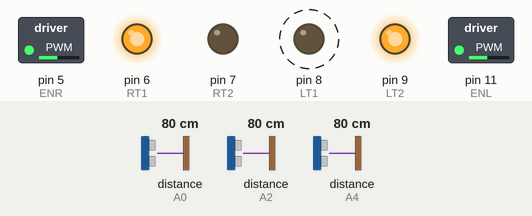
The sketch below on a simulated Arduino Uno, built with avr-gcc and run on an emulated ATmega328P. Parts: switched loads named in the sketch (green lamp = pin HIGH), output pins drawn as LEDs (lit = HIGH). Wiring (inferred from the names in the program): 3 × ultrasonic range finder: trigger A1, echo A0 / trigger A3, echo A2 / trigger A5, echo A4. Dashed ring = blinking. The inputs (shaded band) are chosen by the test bench; at power-on: distance to the obstacle (sensors on A2, A4, A0) 80 cm. The echo pulse lasts 58.3 µs per cm; pins used as bus, display or sensor lines are not drawn.

Above: at 1.9 s.
2.0 s: distance to the obstacle (sensor on A2) set to 19 cm
At 2.29 s:
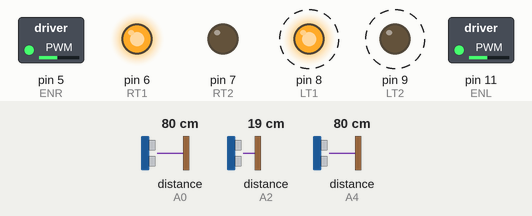
5.5 s: distance to the obstacle (sensor on A2) set to 15 cm
At 6.4 s:
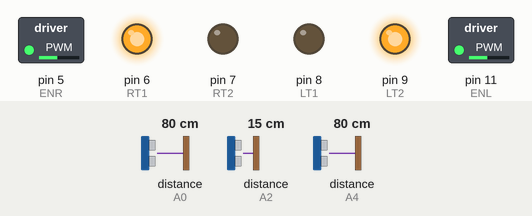
7.0 s: distance to the obstacle (sensor on A4) set to 24 cm
8.5 s: distance to the obstacle (sensor on A4) set to 20 cm
At 9.4 s:
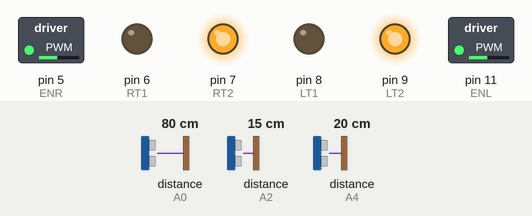
10.0 s: distance to the obstacle (sensor on A4) set to 35 cm
At 10.5 s:
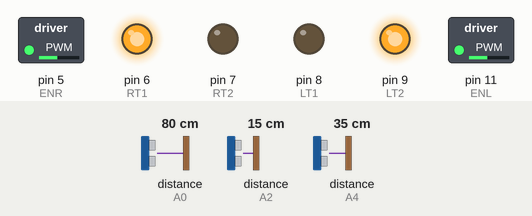
11.5 s: distance to the obstacle (sensor on A4) set to 2 cm
At 12.7 s:
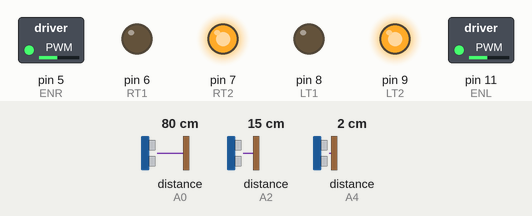
Timing chart, 0 to 14.0 s (numbered marks = the images above; inputs shaded):
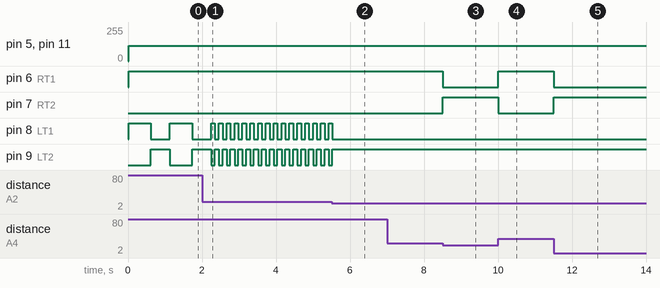

The sketch:

Wall-Following-1.0.ino
```cpp
//Wall Following v1.0
//In this version, three sensor are enabled(front, left and right). This version is finished a week ahead our due, and we choosed v2.0 to be our final version. Note that we move to v2.0 since v1.0 have some bugs.
//pins of right motors.
int RT1 = 6;
int RT2 = 7;
//pins of left motors.
int LT1 = 8;
int LT2 = 9;
//pins to enable motors.
int ENR = 5;
int ENL = 11;
//speed of the motor.
int SPD = 115;
//distance sensor, OUT to send the wave, IN to receive.
int frontOUT = A5;
int frontIN = A4;
int leftOUT = A3;
int leftIN = A2;
int rightOUT = A1;
int rightIN = A0;
//initials for the distance.
int frontDistance = 0;
int leftDistance = 0;
int rightDistance = 0;
//value need later.
int max = 50;
int mid = 15;
int min = 10;
//function to move forward.
void moveForward()
{
        analogWrite(ENR, SPD);
        analogWrite(ENL, SPD);
        digitalWrite(RT1, HIGH);
        digitalWrite(RT2, LOW);
        digitalWrite(LT1, LOW);
        digitalWrite(LT2, HIGH);
}
//function to move backward.
void moveBackward()
{
        analogWrite(ENR, SPD);
        analogWrite(ENL, SPD);
        digitalWrite(RT1, LOW);
        digitalWrite(RT2, HIGH);
        digitalWrite(LT1, HIGH);
        digitalWrite(LT2, LOW);
}
//function to turn right.
void turnRight()
{
        analogWrite(ENR, SPD);
        analogWrite(ENL, SPD);
        digitalWrite(RT1, LOW);
        digitalWrite(RT2, HIGH);
        digitalWrite(LT1, LOW);
        digitalWrite(LT2, HIGH);
}
//function to turn left.
void turnLeft()
{
        analogWrite(ENR, SPD);
        analogWrite(ENL, SPD);
        digitalWrite(RT1, HIGH);
        digitalWrite(RT2, LOW);
        digitalWrite(LT1, HIGH);
        digitalWrite(LT2, LOW);
}
//function to stop.
void stop()
{
        digitalWrite(ENR, LOW);
        digitalWrite(ENL, LOW);
}
//function to measure front distance.
int frontDistanceMeasure()
{
        digitalWrite(frontOUT, LOW);
        delayMicroseconds(2);
        digitalWrite(frontOUT, HIGH);
        delayMicroseconds(20);
        digitalWrite(frontOUT, LOW);
        float fDistance = pulseIn(frontIN, HIGH);
        fDistance = fDistance / 58;
        return (int)fDistance;
}
//function to measure left distance.
int leftDistanceMeasure()
{
        digitalWrite(leftOUT, LOW);
        delayMicroseconds(2);
        digitalWrite(leftOUT, HIGH);
        delayMicroseconds(20);
        digitalWrite(leftOUT, LOW);
        float lDistance = pulseIn(leftIN, HIGH);
        lDistance = lDistance / 58;
        return (int)lDistance;
}
//function to measure right distance.
int rightDistanceMeasure()
{
        digitalWrite(rightOUT, LOW);
        delayMicroseconds(2);
        digitalWrite(rightOUT, HIGH);
        delayMicroseconds(20);
        digitalWrite(rightOUT, LOW);
        float rDistance = pulseIn(rightIN, HIGH);
        rDistance = rDistance / 58;
        return (int)rDistance;
}
//setup the initials.
void setup()
{
        Serial.begin(9600);
        pinMode(RT1, OUTPUT);
        pinMode(RT2, OUTPUT);
        pinMode(LT1, OUTPUT);
        pinMode(LT2, OUTPUT);
        pinMode(ENR, OUTPUT);
        pinMode(ENL, OUTPUT);
        pinMode(frontOUT, OUTPUT);
        pinMode(frontIN, INPUT);
        pinMode(leftOUT, OUTPUT);
        pinMode(leftIN, INPUT);
        pinMode(rightOUT, OUTPUT);
        pinMode(rightIN, INPUT);
        stop();
}
//loop of the program.
void loop()
{
//lable hell.
hell:
        frontDistance = frontDistanceMeasure();
        leftDistance = leftDistanceMeasure();
        rightDistance = rightDistanceMeasure();
        //when there's no wall in front.
        if (frontDistance > 20)
        {
                //if there's a wall on the left.
                if (leftDistance < max)
                {
                        //if car is too close to the wall.
                        if (leftDistance < min)
                        {
                                turnRight();
                                delay(100);
                                moveForward();
                                delay(100);
                                goto hell;
                        }
                        //if car is at right distacnce.
                        else if (leftDistance > min && leftDistance < mid)
                        {
                                moveForward();
                                goto hell;
                        }
                        //if car is too far to the wall.
                        else if (leftDistance > mid)
                        {
                                turnLeft();
                                delay(100);
                                moveForward();
                                delay(100);
                                goto hell;
                        }
                }
                //if the first left sensor has move out of the left wall.
                else if (leftDistance > max)
                {
                        //if the second left sensor have move out of the left wall.
                        if (rightDistance > max)
                        {
                                turnLeft();
                                delay(600);
                                moveForward();
                                delay(500);
                                goto hell;
                        }
                        //if the second left snsor can still detect the wall.
                        else if (rightDistance < max)
                        {
                                moveForward();
                                goto hell;
                        }
                }
        }
        //if there's a wall in front.
        else if (frontDistance <= 20)
        {
                turnRight();
                goto hell;
        }
        //if nothing happen.
        else
        {
                moveForward();
                goto hell;
        }
}
```

Measured:
- the behaviour switches between 17 and 16 cm on distance to the obstacle (sensor on A2) (found by bisection; images 1 and 2)
- the behaviour switches between 22 and 21 cm on distance to the obstacle (sensor on A4) (found by bisection; images 2 and 3)
- after the input at 2.0 s, pin 8 (LT1): alternates HIGH for 0.10 s and LOW for 0.11 s, starting after 0.34 s; pin 9 (LT2): alternates HIGH for 0.11 s and LOW for 0.10 s, starting after 0.34 s
- after the input at 5.5 s, pin 8 (LT1): goes on until 5.5 s, then stays LOW; pin 9 (LT2): goes on until 5.5 s, then stays HIGH
- after the input at 7.0 s, every drawn part: stays the same
- after the input at 8.5 s, pin 6 (RT1): HIGH → LOW at once; pin 7 (RT2): LOW → HIGH at once
- after the input at 10.0 s, pin 6 (RT1): LOW → HIGH at once; pin 7 (RT2): HIGH → LOW at once
- after the input at 11.5 s, pin 6 (RT1): HIGH → LOW at once; pin 7 (RT2): LOW → HIGH at once
- by itself, pin 8 (LT1): alternates HIGH for 0.60 s and LOW for 0.52 s
